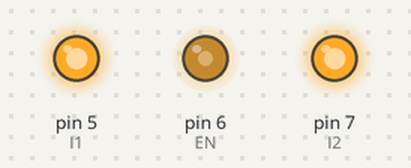
Recording of a sketch running on a simulated Arduino Uno, built with avr-gcc and run on an emulated ATmega328P. On the bench: output pins drawn as LEDs (lit = HIGH).

Above: at 0.05 s.
At 0.95 s:
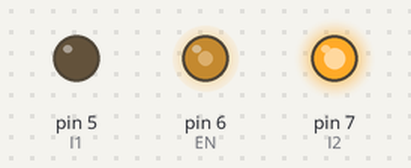
At 1.45 s:
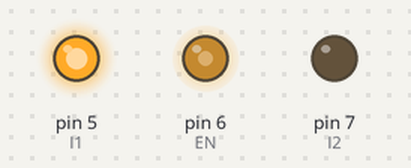
At 1.95 s:
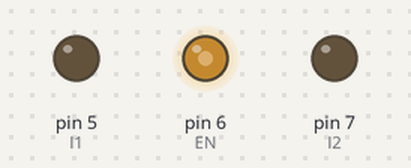
Timing chart, 0 to 3.0 s (numbered marks = the images above):
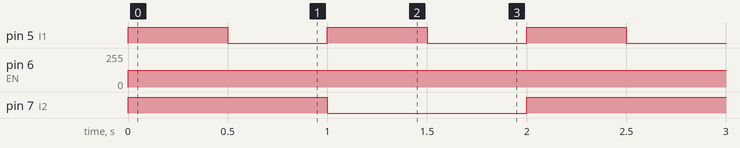

The sketch:

h_bridge_test.ino
```cpp
/*
 * H Bridge test
 */

// Inputs
#define I1 5
#define I2 7
// Enable (PWM)
#define EN 6

void setup()
{
  pinMode(I1, OUTPUT);
  pinMode(I2, OUTPUT);
  pinMode(EN, OUTPUT);
}

void loop()
{
  digitalWrite(I1, HIGH);
  digitalWrite(I2, HIGH);
  analogWrite(EN, 125);
  delay(500);

  digitalWrite(I1, LOW);
  digitalWrite(I2, HIGH);
  analogWrite(EN, 125);
  delay(500);

  digitalWrite(I1, HIGH);
  digitalWrite(I2, LOW);
  analogWrite(EN, 125);
  delay(500);

  digitalWrite(I1, LOW);
  digitalWrite(I2, LOW);
  analogWrite(EN, 125);
  delay(500);
}
```

Measured:
- by itself, pin 5 (I1): alternates HIGH for 0.50 s and LOW for 0.50 s
- by itself, pin 6 (EN): 0/255 → 125/255 at 0.00 s
- by itself, pin 7 (I2): alternates HIGH for 1.0 s and LOW for 1.0 s
